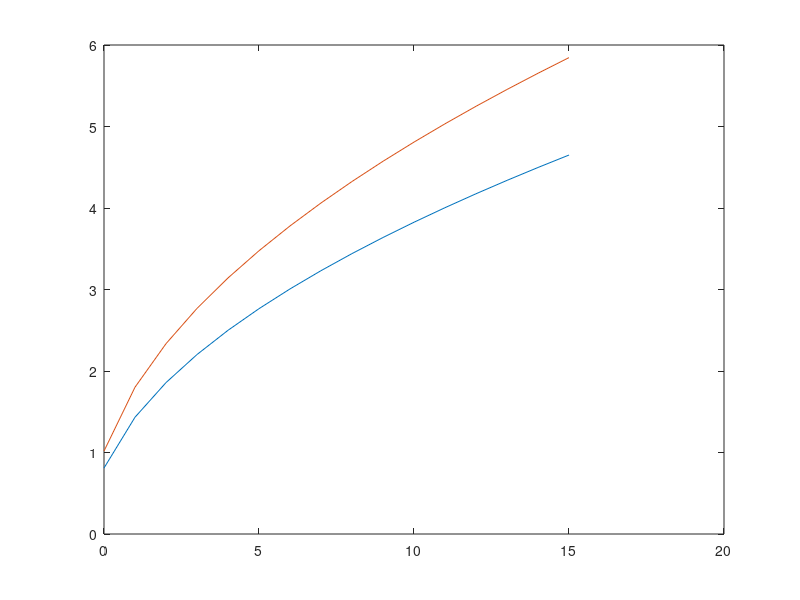

Reproduce this figure in MATLAB.
clear all

R0e=785e3; %Envisat = 785; jason-2 = 1336
R0j=1336e3; 
Re=6371*1000; % km x 1000 = m
c=3e8; %m/s
tau=3.125e-9; %pulse length
Hw=0:15;

re=((c.*tau + 2.*Hw).*R0e./(1+R0e./Re)).^.5;
rj=((c.*tau + 2.*Hw).*R0j./(1+R0j./Re)).^.5;

plot(Hw,re./1000,Hw,rj./1000)